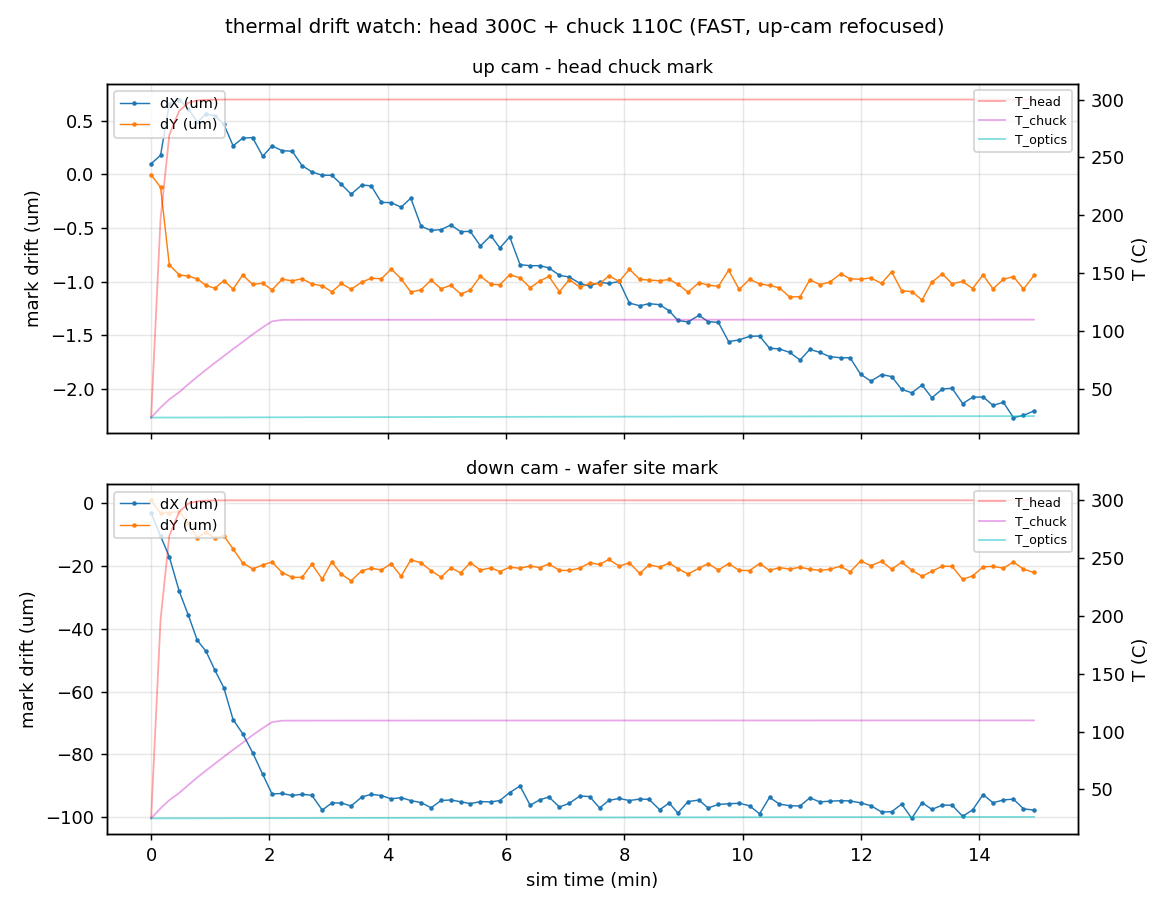

Write Python code to recreate this figure.
# -*- coding: utf-8 -*-
"""双相机热漂移观测（迭代 55 辐射+热变形链整机演示，9010 实机后端）：
上相机看吸盘 head_chuck_cross 标记、下相机看晶圆 site quad 标记，
脉冲加热头 300℃ + 晶圆吸盘 110℃，持续采样两相机视场中标记像素偏移。

要点：
- FAST 模式（truth 链与 REAL 同一——热变形经 6DOF 注入真值，两模式一致；
  采样快、噪声 0.1px=60nm ≪ 漂移信号）。
- 上相机重聚焦：头 300℃ 热伸长 ~1mm（head_z_growth）会使标记失焦，
  每拍按 thermal.state deform.bond_head.t_mm[2] 抬 BS_Arm_Z 补偿
  （真机标准操作；只动头 Z，不影响下相机，X/Y 漂移测量不受影响）。
- 结束还原：速度/温度/热开关/视觉模式/轴位/晶圆（若本次新上片）。
输出：Temp/_thermal_drift_watch.csv + .png（漂移-温度趋势）。"""
import json
import math
import time
import urllib.request

BASE = "http://127.0.0.1:9010"
SAMPLES = 90                 # 90 拍 × 2.5s 墙钟 ≈ 3.75min 墙钟 ≈ 30min sim
PERIOD_S = 2.5
SPEED = 8.0
K_NM_PX = 600.0              # up/down 相机 0.6µm/px

UP_CAM, UP_TPL = "up", "tpl_head_chuck"
DN_CAM, DN_TPL = "down", "cv_quad"
WS_ANCHOR = (-46.197, 10.799)  # site_R14C14#1 quad 标记在下相机视场中心
                               # （EGA 锚位 (-42.394,7.0) 最近标记在 ±3.8mm
                               # FOV 外，探针实测此位 col/row=1500,1500）
AS_ANCHOR = (0.0, 6.0, -1.0)  # 上相机对准吸盘心
BS_UPFOCUS = -119.83         # 上焦面基准（裸吸盘面 @AS_Z=-1）


def http(path, payload=None, timeout=30):
    if payload is None:
        with urllib.request.urlopen(BASE + path, timeout=timeout) as r:
            return json.loads(r.read().decode("utf-8"))
    data = json.dumps(payload).encode("utf-8")
    req = urllib.request.Request(BASE + path, data=data,
                                 headers={"Content-Type": "application/json"})
    with urllib.request.urlopen(req, timeout=timeout) as r:
        return json.loads(r.read().decode("utf-8"))


def move(axis, target, speed=200.0, tol=0.005, timeout=30.0):
    http("/api/axis/move", {"axis": axis, "target": target, "speed": speed})
    t0 = time.time()
    while time.time() - t0 < timeout:
        st = http("/api/axes")
        a = next(x for x in st["axes"] if x["name"] == axis)
        if abs(a["pos"] - target) <= tol and abs(a.get("vel", 0.0)) < 0.01:
            return
        time.sleep(0.2)
    raise RuntimeError("wait_settled 超时: %s → %s" % (axis, target))


def shot(cam, tpl):
    """识别 → (col,row,score,judge,sim_t)；失败返回 None 五元。"""
    try:
        e = http("/api/vision/identify", {"cam": cam, "template": tpl},
                 timeout=40)
    except Exception as ex:
        print("   [%s] identify 异常: %s" % (cam, ex))
        return None
    res = (e.get("entry") or {}).get("result") or {}
    cols = res.get("lstCol") or []
    if not cols:
        print("   [%s] 无结果条目（judge=%s error=%s）"
              % (cam, res.get("judge"), (e.get("entry") or {}).get("error")))
        return None
    scores = res.get("lstScore") or [0.0] * len(cols)
    i = max(range(len(cols)), key=lambda k: scores[k])
    return (cols[i], res["lstRow"][i], scores[i],
            bool(res.get("judge")), (e.get("entry") or {}).get("sim_t"))


def main():
    # ---- 记录初始状态（晶圆先探活：已在位则沿用不上片） ----
    loaded_here = False
    try:
        http("/api/workpiece/wafer", {"action": "load",
                                      "offset": [0.0, 0.0], "rz": 0.0})
        loaded_here = True
    except Exception:
        print("晶圆已在位，沿用（不上片）")
    st_ax = http("/api/axes")
    pos0 = {a["name"]: a["pos"] for a in st_ax["axes"]}
    tj0 = http("/api/thermal")
    wave0 = ((tj0.get("params") or {}).get("env") or {}).get("wave", "typical")
    http("/api/vision/mode", {"mode": "fast"})
    print("初始：wafer loaded_here=%s" % loaded_here)

    # ---- 机位 ----
    move("WS_LS_X", WS_ANCHOR[0], speed=300.0)
    move("WS_LS_Y", WS_ANCHOR[1], speed=300.0)
    move("AS_X", AS_ANCHOR[0]); move("AS_Y", AS_ANCHOR[1])
    move("AS_Z", AS_ANCHOR[2], speed=50.0)
    move("BS_Arm_Z", BS_UPFOCUS, speed=100.0)

    up0 = shot(UP_CAM, UP_TPL)
    dn0 = shot(DN_CAM, DN_TPL)
    if up0 is None or dn0 is None:
        raise RuntimeError("基线识别失败 up=%s down=%s" % (up0, dn0))
    print("基线：up col=%.1f row=%.1f score=%.3f | down col=%.1f row=%.1f "
          "score=%.3f" % (up0[0], up0[1], up0[2], dn0[0], dn0[1], dn0[2]))

    # ---- 加热：热仿真 ON + 头 300 + 吸盘 110 + 8× ----
    http("/api/thermal", None)  # 探活
    import urllib.request as _u
    def put_thermal(patch):
        data = json.dumps(patch).encode("utf-8")
        req = _u.Request(BASE + "/api/thermal", data=data, method="PUT",
                         headers={"Content-Type": "application/json"})
        with _u.urlopen(req, timeout=30) as r:
            return json.loads(r.read().decode("utf-8"))
    put_thermal({"env": {"wave": "off"}})
    http("/api/thermal", {"enabled": True})
    http("/api/io/command", {"path": "SystemMachine.PulseHeat_Up",
                             "cmd": "SetTargetTempWithPlan",
                             "args": {"Temperature": 300.0, "Steady_Time": 0}})
    http("/api/io/command", {"path": "SystemMachine.Heat_Dw",
                             "cmd": "SetTargetTempWithPlan",
                             "args": {"Temperature": 110.0, "Steady_Time": 0}})
    http("/api/speed", {"scale": SPEED})

    rows = []
    t_start = time.time()
    try:
        for k in range(SAMPLES):
            t_loop = time.time()
            th = http("/api/thermal/state")
            nd = th["nodes"]
            dz_bh = th["deform"]["bond_head"]["t_mm"][2]
            # 上相机重聚焦：头 Z 热伸长用头 Z 轴补回（dz<0 伸长向下→抬头）
            bs_tgt = BS_UPFOCUS - dz_bh
            cur_bs = next(a for a in http("/api/axes")["axes"]
                          if a["name"] == "BS_Arm_Z")
            if abs(cur_bs["pos"] - bs_tgt) > 0.02:
                move("BS_Arm_Z", bs_tgt, speed=50.0, tol=0.005)
            up = shot(UP_CAM, UP_TPL)
            dn = shot(DN_CAM, DN_TPL)
            sim_t = (up or dn or (0, 0, 0, 0, None))[4]
            rows.append({
                "k": k, "t_wall": round(time.time() - t_start, 2),
                "sim_t": sim_t,
                "T_head": nd["bond_head"]["t_c"],
                "T_chuck": nd["wafer_chuck"]["t_c"],
                "T_optics": nd["align_optics"]["t_c"],
                "T_beam_a": nd["bond_beam_a"]["t_c"],
                "T_arm": nd["bond_arm"]["t_c"],
                "dz_head_nm": dz_bh * 1e6,
                "up_col": up[0] if up else "", "up_row": up[1] if up else "",
                "up_score": up[2] if up else "",
                "dn_col": dn[0] if dn else "", "dn_row": dn[1] if dn else "",
                "dn_score": dn[2] if dn else "",
            })
            if k % 6 == 0:
                print("k=%2d sim_t=%7.1fs T头=%5.1f T盘=%5.1f T镜=%6.3f "
                      "up=%s down=%s"
                      % (k, sim_t or -1, nd["bond_head"]["t_c"],
                         nd["wafer_chuck"]["t_c"], nd["align_optics"]["t_c"],
                         ("%.1f,%.1f" % (up[0], up[1])) if up else "LOST",
                         ("%.1f,%.1f" % (dn[0], dn[1])) if dn else "LOST"))
            dt = PERIOD_S - (time.time() - t_loop)
            if dt > 0:
                time.sleep(dt)
    finally:
        # ---- 还原 ----
        http("/api/speed", {"scale": 1.0})
        http("/api/io/command",
             {"path": "SystemMachine.PulseHeat_Up", "cmd": "SetTargetTempWithPlan",
              "args": {"Temperature": 25.0, "Steady_Time": 0}})
        http("/api/io/command",
             {"path": "SystemMachine.Heat_Dw", "cmd": "SetTargetTempWithPlan",
              "args": {"Temperature": 30.0, "Steady_Time": 0}})
        http("/api/thermal", {"enabled": False})
        put_thermal({"env": {"wave": wave0}})
        http("/api/vision/mode", {"mode": "real"})
        for ax in ("BS_Arm_Z", "AS_Z", "AS_Y", "AS_X", "WS_LS_Y", "WS_LS_X"):
            try:
                move(ax, pos0.get(ax, 0.0), speed=100.0)
            except Exception as ex:
                print("还原 %s 失败: %s" % (ax, ex))
        if loaded_here:
            http("/api/workpiece/wafer", {"action": "unload"})
        print("已还原（速度/温度/热开关/视觉模式/轴位%s）"
              % ("/晶圆" if loaded_here else ""))

    # ---- CSV ----
    csv_path = "Temp/_thermal_drift_watch.csv"
    keys = list(rows[0].keys())
    with open(csv_path, "w", encoding="utf-8") as f:
        f.write(",".join(keys) + "\n")
        for r in rows:
            f.write(",".join(str(r[k]) for k in keys) + "\n")
    print("CSV:", csv_path, "rows=%d" % len(rows))

    # ---- 趋势图 ----
    import matplotlib
    matplotlib.use("Agg")
    import matplotlib.pyplot as plt
    ts = [r["sim_t"] for r in rows if r["sim_t"] is not None]
    t0 = ts[0] if ts else 0.0
    X = [(r["sim_t"] - t0) / 60.0 for r in rows]
    up_dx = [(r["up_col"] - up0[0]) * K_NM_PX / 1000.0
             if r["up_col"] != "" else float("nan") for r in rows]
    up_dy = [(r["up_row"] - up0[1]) * K_NM_PX / 1000.0
             if r["up_row"] != "" else float("nan") for r in rows]
    dn_dx = [(r["dn_col"] - dn0[0]) * K_NM_PX / 1000.0
             if r["dn_col"] != "" else float("nan") for r in rows]
    dn_dy = [(r["dn_row"] - dn0[1]) * K_NM_PX / 1000.0
             if r["dn_row"] != "" else float("nan") for r in rows]
    fig, axes = plt.subplots(2, 1, figsize=(9, 7), sharex=True)
    for ax, dx, dy, name in ((axes[0], up_dx, up_dy,
                              "up cam - head chuck mark"),
                             (axes[1], dn_dx, dn_dy,
                              "down cam - wafer site mark")):
        ax.plot(X, dx, ".-", ms=3, lw=0.8, label="dX (um)")
        ax.plot(X, dy, ".-", ms=3, lw=0.8, label="dY (um)")
        ax.set_ylabel("mark drift (um)")
        ax.grid(alpha=0.3); ax.legend(loc="upper left", fontsize=8)
        ax.set_title(name, fontsize=10)
        ax2 = ax.twinx()
        ax2.plot(X, [r["T_head"] for r in rows], "r-", alpha=0.35, lw=1,
                 label="T_head")
        ax2.plot(X, [r["T_chuck"] for r in rows], "m-", alpha=0.35, lw=1,
                 label="T_chuck")
        ax2.plot(X, [r["T_optics"] for r in rows], "c-", alpha=0.5, lw=1,
                 label="T_optics")
        ax2.set_ylabel("T (C)"); ax2.legend(loc="upper right", fontsize=7)
    axes[1].set_xlabel("sim time (min)")
    fig.suptitle("thermal drift watch: head 300C + chuck 110C "
                 "(FAST, up-cam refocused)", fontsize=11)
    fig.tight_layout()
    png_path = "Temp/_thermal_drift_watch.png"
    fig.savefig(png_path, dpi=130)
    print("PNG:", png_path)

    # ---- 摘要 ----
    def _mm(v):
        vv = [x for x in v if not math.isnan(x)]
        return (min(vv), max(vv)) if vv else (float("nan"),) * 2
    print("== 摘要（相对基线，全窗） ==")
    print("up  dX [%.2f, %.2f] µm  dY [%.2f, %.2f] µm"
          % (_mm(up_dx) + _mm(up_dy)))
    print("down dX [%.2f, %.2f] µm  dY [%.2f, %.2f] µm"
          % (_mm(dn_dx) + _mm(dn_dy)))


if __name__ == "__main__":
    main()
